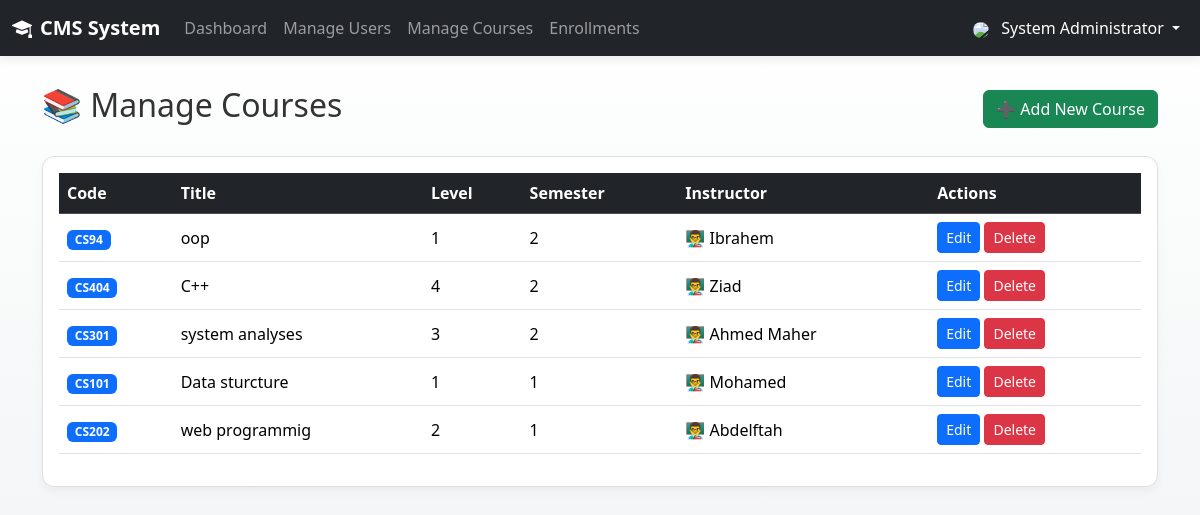
The page /courses.php (signed in) on the database its author committed.
### tables this page shows
CREATE TABLE `courses` (
  `id` int(11) NOT NULL,
  `course_code` varchar(10) NOT NULL,
  `title` varchar(255) NOT NULL,
  `description` text NOT NULL,
  `level` tinyint(2) NOT NULL DEFAULT 1,
  `semester` tinyint(2) NOT NULL DEFAULT 1,
  `instructor_id` int(11) NOT NULL
);

CREATE TABLE `users` (
  `id` int(11) NOT NULL,
  `username` varchar(100) NOT NULL,
  `full_name` varchar(255) DEFAULT NULL,
  `student_code` varchar(50) DEFAULT NULL,
  `password` varchar(255) NOT NULL,
  `role` enum('admin','instructor','student') NOT NULL
);

### courses.php (the view, shortened to what this page needs)
<?php
include 'includes/header.php';
$sql = "SELECT courses.*,
               users.username,
               users.full_name
        FROM courses
        LEFT JOIN users ON courses.instructor_id = users.id
        ORDER BY courses.id DESC";
$result = $conn->query($sql);
?>
<div class="d-flex justify-content-between align-items-center mb-4">
    <h2>📚 Manage Courses</h2>
    <a href="add_course.php" class="btn btn-success">➕ Add New Course</a>
</div>
<div class="card card-custom">
    <div class="card-body">
        <div class="table-responsive">
            <table class="table table-hover align-middle">
                <thead class="table-dark">
                    <tr>
                        <th>Code</th>
                        <th>Title</th>
                        <th>Level</th>
                        <th>Semester</th>
                        <th>Instructor</th>
                        <th>Actions</th>
                    </tr>
                </thead>
                <tbody>
                    <?php if ($result && $result->num_rows > 0): ?>
                        <?php while($row = $result->fetch_assoc()): ?>
                        <?php
                            $instr_display = !empty($row['full_name']) ? $row['full_name'] : $row['username'];
                        ?>
                        <tr>
                            <td><span class="badge bg-primary"><?php echo htmlspecialchars($row['course_code']); ?></span></td>
                            <td><?php echo htmlspecialchars($row['title']); ?></td>
                            <td><?php echo htmlspecialchars($row['level']); ?></td>
                            <td><?php echo htmlspecialchars($row['semester']); ?></td>
                            <td>
                                👨‍🏫 <?php echo htmlspecialchars($instr_display); ?>
                            </td>
                            <td>
                                <a href="edit_course.php?id=<?php echo $row['id']; ?>" class="btn btn-sm btn-primary">Edit</a>
                                <a href="delete_course.php?id=<?php echo $row['id']; ?>" class="btn btn-sm btn-danger" onclick="return confirm('Are you sure? This will delete the course and all its materials!');">Delete</a>
                            </td>
                        </tr>
                        <?php endwhile; ?>
                    <?php else: ?>
                        <tr><td colspan="6" class="text-center">No courses found.</td></tr>
                    <?php endif; ?>
                </tbody>
            </table>
        </div>
    </div>
</div>
<?php include 'includes/footer.php'; ?>

### includes/header.php (shortened to what this page needs)
<?php
$current_role = $_SESSION['role'];
$nav_items = [];
$role_home = [
    'admin' => 'dashboard.php',
    'instructor' => 'manage_materials.php',
    'student' => 'student_dashboard.php',
];
if ($current_role == 'admin') {
    $nav_items = [
        'Dashboard' => 'dashboard.php',
        'Manage Users' => 'users.php',
        'Manage Courses' => 'courses.php',
        'Enrollments' => 'enrollments.php'
    ];
} elseif ($current_role == 'instructor') {
    $nav_items = [
        'Manage Materials' => 'manage_materials.php',
        'Manage Assignments' => 'manage_assignments.php'
    ];
} elseif ($current_role == 'student') {
    $nav_items = [
        'Dashboard' => 'student_dashboard.php'
    ];
}
$display_name = isset($_SESSION['full_name']) ? $_SESSION['full_name'] : $_SESSION['username'];
?>
<!DOCTYPE html>
<html lang="en" dir="ltr">
<head>
    <link href="https://cdn.jsdelivr.net/npm/bootstrap@5.3.3/dist/css/bootstrap.min.css" rel="stylesheet">
    <link rel="stylesheet" href="https://cdn.jsdelivr.net/npm/bootstrap-icons@1.11.3/font/bootstrap-icons.min.css">
</head>
<body>
<nav class="navbar navbar-expand-lg navbar-dark sticky-top">
    <div class="container-fluid">
        <a class="navbar-brand fw-bold" href="<?php echo $role_home[$current_role] ?? 'index.php'; ?>">
            <i class="bi bi-mortarboard-fill me-2"></i>CMS System
        </a>
        <div class="collapse navbar-collapse" id="navbarNav">
            <ul class="navbar-nav me-auto mb-2 mb-lg-0">
                <?php foreach ($nav_items as $label => $link): ?>
                    <li class="nav-item">
                        <a class="nav-link" href="<?php echo $link; ?>"><?php echo $label; ?></a>
                    </li>
                <?php endforeach; ?>
            </ul>
            <ul class="navbar-nav ms-auto">
                <li class="nav-item dropdown">
                    <a class="nav-link dropdown-toggle text-white" href="#" role="button" data-bs-toggle="dropdown">
                        <img src="https://cdn-icons-png.flaticon.com/512/3135/3135715.png" class="rounded-circle me-2" width="30">
                        <?php echo htmlspecialchars($display_name); ?>
                    </a>
                </li>
            </ul>
        </div>
    </div>
</nav>
<div class="container page-content">

### includes/footer.php (shortened to what this page needs)
</div> <script src="https://cdn.jsdelivr.net/npm/bootstrap@5.3.3/dist/js/bootstrap.bundle.min.js"></script>
</body>
</html>

### includes/header.php (style rules this page uses)
body { font-family: 'Segoe UI', Tahoma, Geneva, Verdana, sans-serif; background-color: #f4f7f6; min-height: 100vh; color: #333; }
.card-custom { background: #ffffff; border: 1px solid #e0e0e0; border-radius: 12px; box-shadow: 0 4px 10px rgba(0,0,0,0.05); transition: transform 0.3s; }
.navbar { background: #212529 !important; box-shadow: 0 2px 10px rgba(0,0,0,0.1); }
.page-content { padding-top: 30px; padding-bottom: 50px; }
a { text-decoration: none; }

### rows shown on the page
courses: course_code "CS94", title "oop", level "1", semester "2", instructor.full_name "Ibrahem"
courses: course_code "CS404", title "C++", level "4", semester "2", instructor.full_name "Ziad"
courses: course_code "CS301", title "system analyses", level "3", semester "2", instructor.full_name "Ahmed Maher"
courses: course_code "CS101", title "Data sturcture", level "1", semester "1", instructor.full_name "Mohamed"
courses: course_code "CS202", title "web programmig", level "2", semester "1", instructor.full_name "Abdelftah"

### other values the page prints
$label "Dashboard"
$label "Manage Users"
$label "Manage Courses"
$label "Enrollments"
$display_name "System Administrator"
